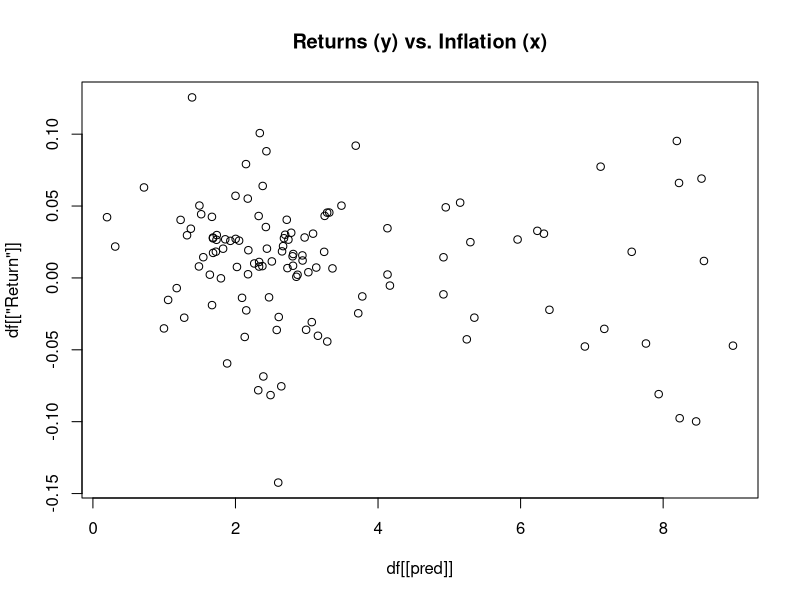
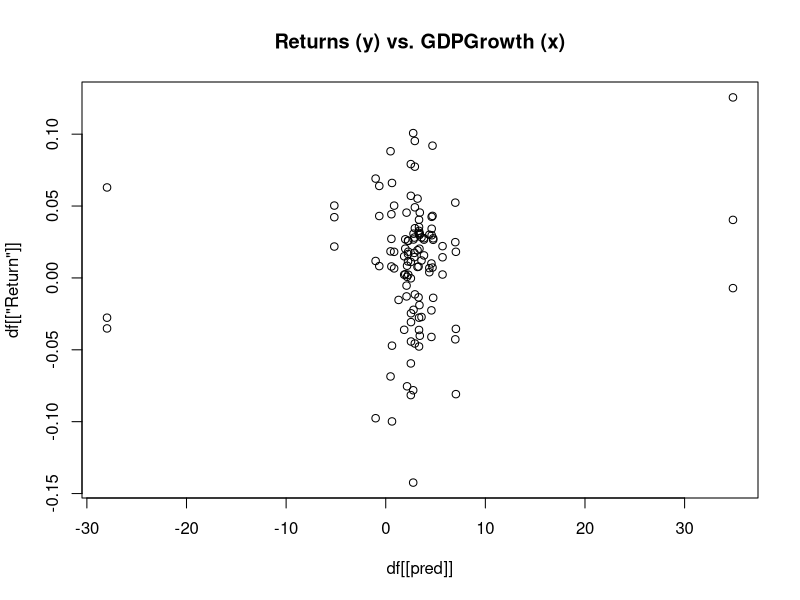
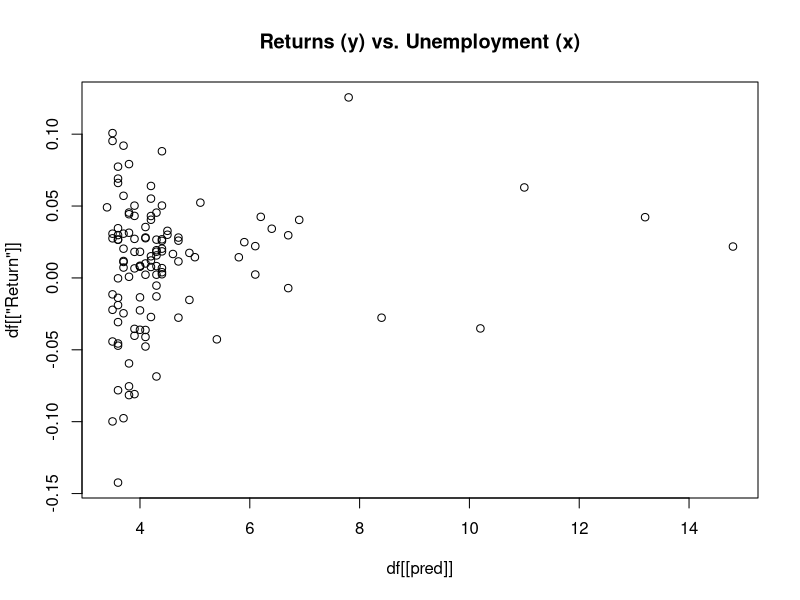
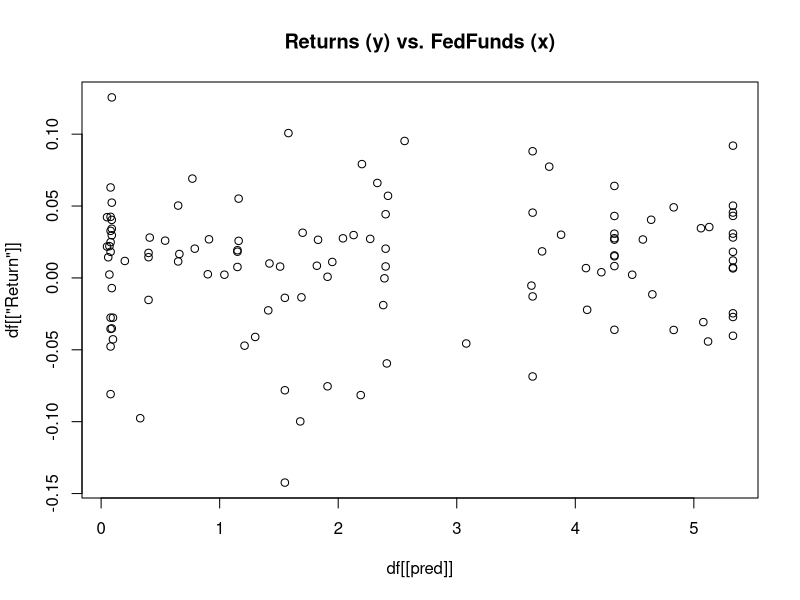
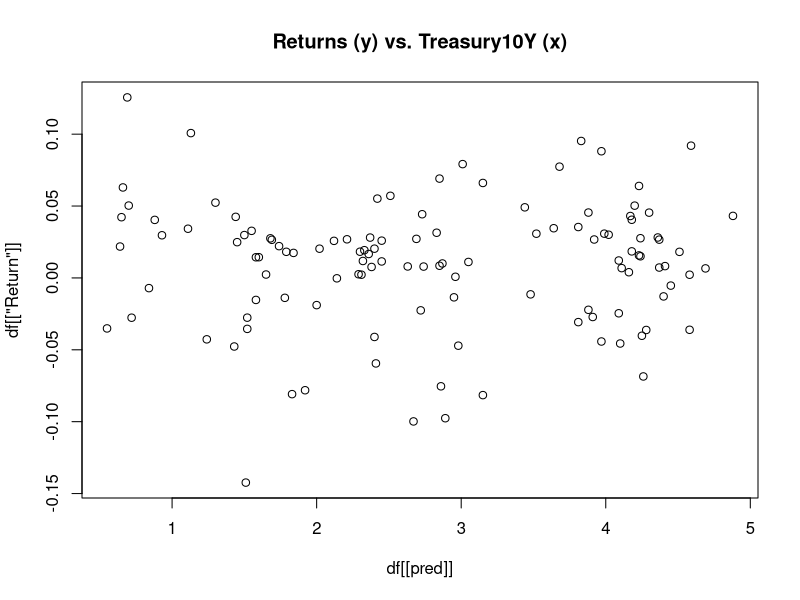
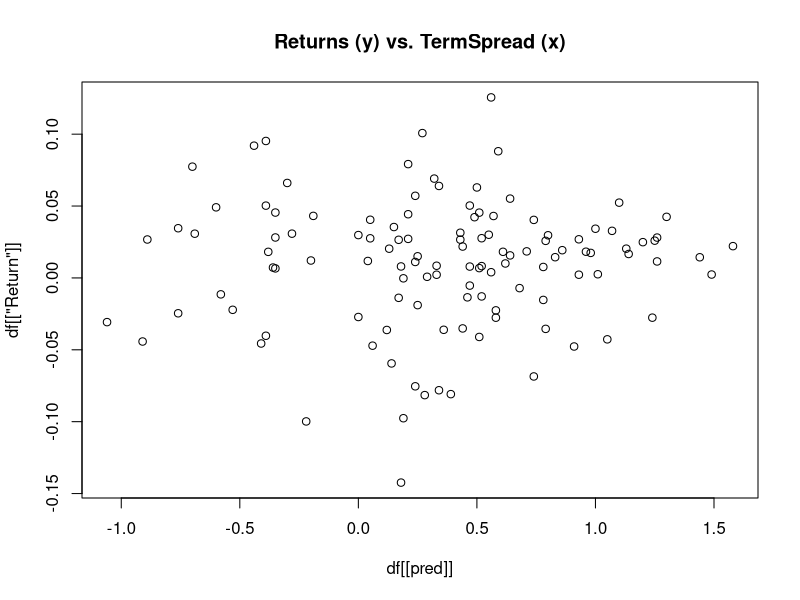
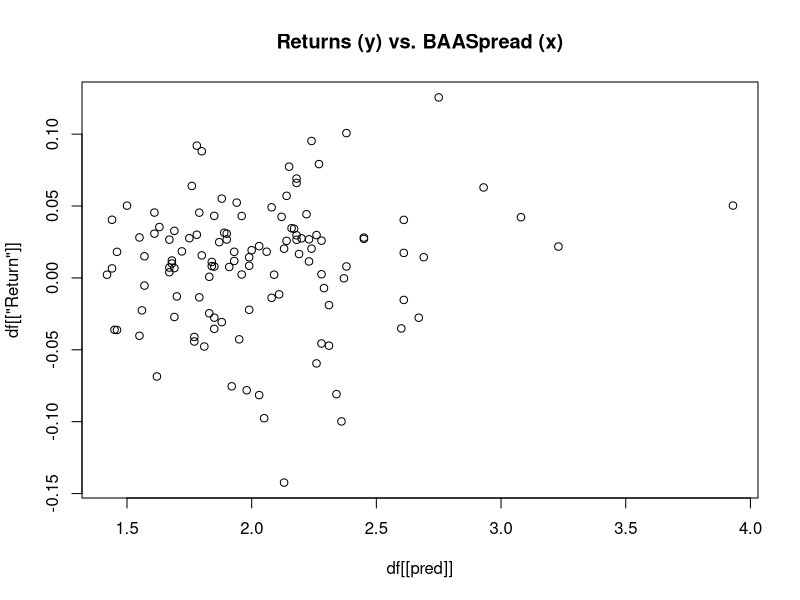
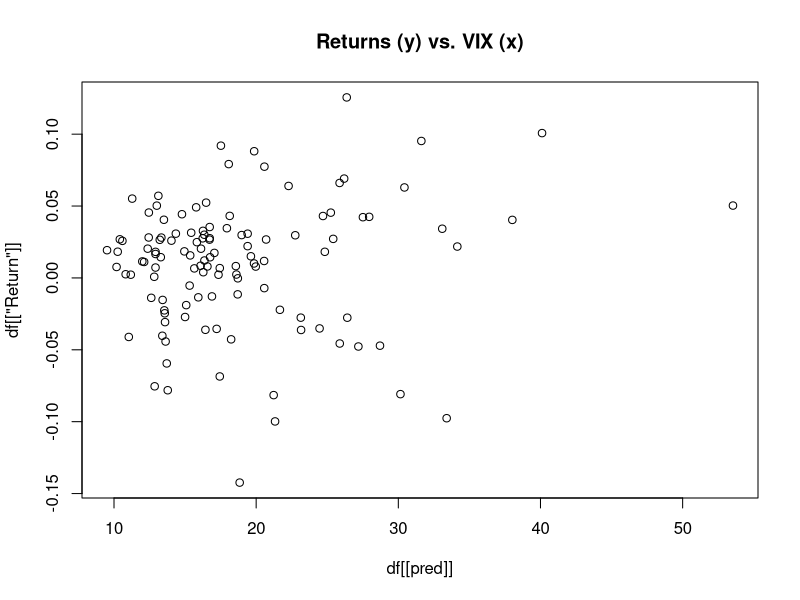

The R script that drew these images, in order:

#install.packages('tidyverse')
library(tidyverse)

# import data
macro = read_csv('macro.csv')
returns = read_csv('returns.csv')

returns = returns %>% rename(Return = `0`)

# removing first row of NA observations
macro = macro[2:nrow(macro), ] 
returns = returns[2:nrow(returns), ]

df = cbind(macro, returns)

for (pred in names(macro)) {
    if (pred != "Date") {
        plot(df[[pred]], df[['Return']], main=paste0("Returns (y) vs. ", pred, " (x)"))
    }
}

## ok just do the rest in Python...
